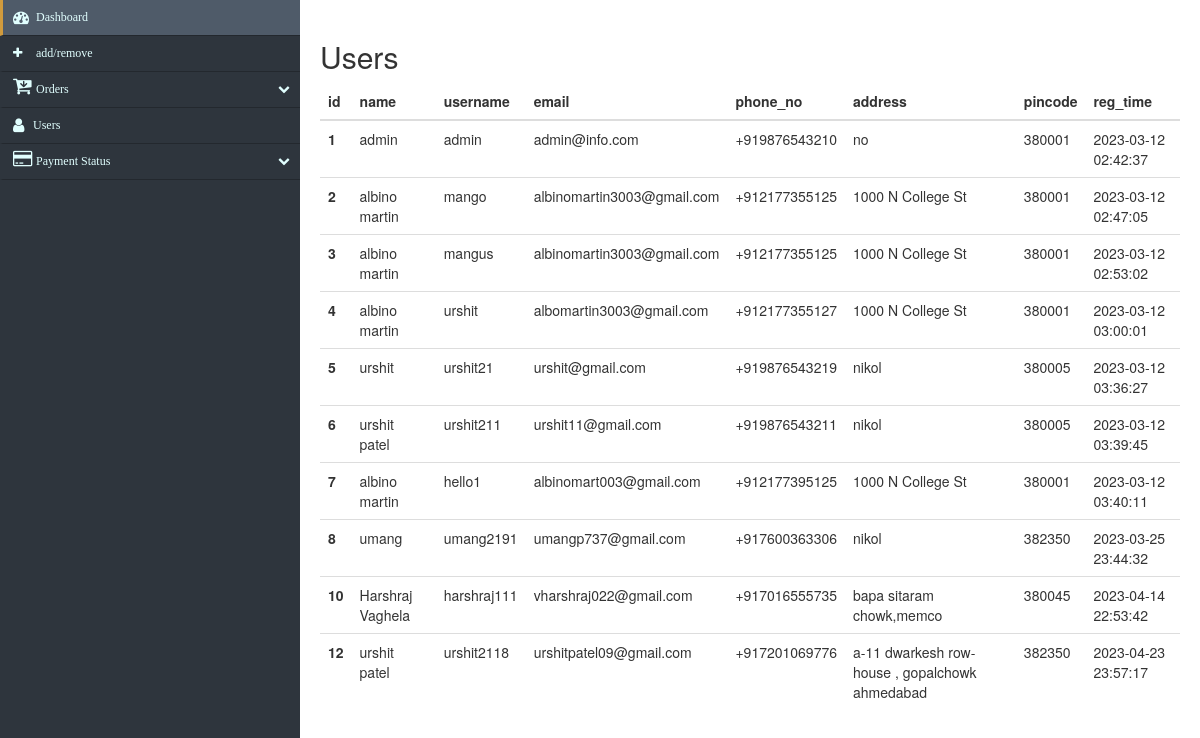
/admin/users.php, run on the app's committed database.
### tables this page shows
CREATE TABLE `users` (
  `id` int(11) NOT NULL,
  `name` varchar(50) NOT NULL,
  `username` varchar(30) NOT NULL,
  `email` varchar(50) NOT NULL,
  `phone_no` varchar(13) NOT NULL,
  `password` varchar(32) NOT NULL,
  `address` varchar(150) NOT NULL,
  `pincode` int(11) NOT NULL,
  `reg_time` datetime NOT NULL DEFAULT current_timestamp()
);

### admin/users.php (the view, shortened to what this page needs)
<?php include '../conn.php'; ?>
<!DOCTYPE html>
<html lang="en">
<head>
    <link href="//maxcdn.bootstrapcdn.com/bootstrap/4.1.1/css/bootstrap.min.css" rel="stylesheet" id="bootstrap-css">
    <link href="//netdna.bootstrapcdn.com/bootstrap/3.2.0/css/bootstrap.min.css" rel="stylesheet" id="bootstrap-css">
    <link rel="stylesheet" href="css/style.css">
</head>
<body>
<div class="sidebar_cont">
    <div><?php include 'modules/sidebar.php'; ?></div>
    <div style="width:100%; min-height:100vh; padding:20px">
        <div class="table_view">
            <h2>Users</h2>
            <table class="table">
            <thead>
                <tr>
                <th scope="col">id</th>
                <th scope="col">name</th>
                <th scope="col">username</th>
                <th scope="col">email</th>
                <th scope="col">phone_no</th>
                <th scope="col">address</th>
                <th scope="col">pincode</th>
                <th scope="col">reg_time</th>
                </tr>
            </thead>
            <tbody>
                <?php
                $sql = "SELECT * FROM users";
                $result = $conn->query($sql);
                if ($result->num_rows > 0) {
                  while($row = $result->fetch_assoc()) {
                    echo '<tr>
                    <th scope="row">'.$row["id"].'</th>
                    <td>'.$row["name"].'</td>
                    <td>'.$row["username"].'</td>
                    <td>'.$row["email"].'</td>
                    <td>'.$row["phone_no"].'</td>
                    <td>'.$row["address"].'</td>
                    <td>'.$row["pincode"].'</td>
                    <td>'.$row["reg_time"].'</td>
                    </tr>';
                  }
                }
                ?>
            </tbody>
            </table>
        </div>
        </div>
        </div> </div>
            </body>
            </html>

### admin/css/style.css (style rules this page uses)
body { margin: 0px; padding: 0px; }
.sidebar_cont { display: flex; }

### data on the page
users: id "1", name "admin", username "admin", email "admin@info.com", phone_no "+919876543210", address "no", pincode "380001", reg_time "2023-03-12 02:42:37"
users: id "2", name "albino martin", username "mango", email "albinomartin3003@gmail.com", phone_no "+912177355125", address "1000 N College St", pincode "380001", reg_time "2023-03-12 02:47:05"
users: id "3", name "albino martin", username "mangus", email "albinomartin3003@gmail.com", phone_no "+912177355125", address "1000 N College St", pincode "380001", reg_time "2023-03-12 02:53:02"
users: id "4", name "albino martin", username "urshit", email "albomartin3003@gmail.com", phone_no "+912177355127", address "1000 N College St", pincode "380001", reg_time "2023-03-12 03:00:01"
users: id "5", name "urshit", username "urshit21", email "urshit@gmail.com", phone_no "+919876543219", address "nikol", pincode "380005", reg_time "2023-03-12 03:36:27"
users: id "6", name "urshit patel", username "urshit211", email "urshit11@gmail.com", phone_no "+919876543211", address "nikol", pincode "380005", reg_time "2023-03-12 03:39:45"
users: id "7", name "albino martin", username "hello1", email "albinomart003@gmail.com", phone_no "+912177395125", address "1000 N College St", pincode "380001", reg_time "2023-03-12 03:40:11"
users: id "8", name "umang", username "umang2191", email "umangp737@gmail.com", phone_no "+917600363306", address "nikol", pincode "382350", reg_time "2023-03-25 23:44:32"
users: id "10", name "Harshraj Vaghela", username "harshraj111", email "vharshraj022@gmail.com", phone_no "+917016555735", address "bapa sitaram chowk,memco", pincode "380045", reg_time "2023-04-14 22:53:42"
users: id "12", name "urshit patel", username "urshit2118", email "urshitpatel09@gmail.com", phone_no "+917201069776", address "a-11 dwarkesh row-house , gopalchowk ahmedabad", pincode "382350", reg_time "2023-04-23 23:57:17"
